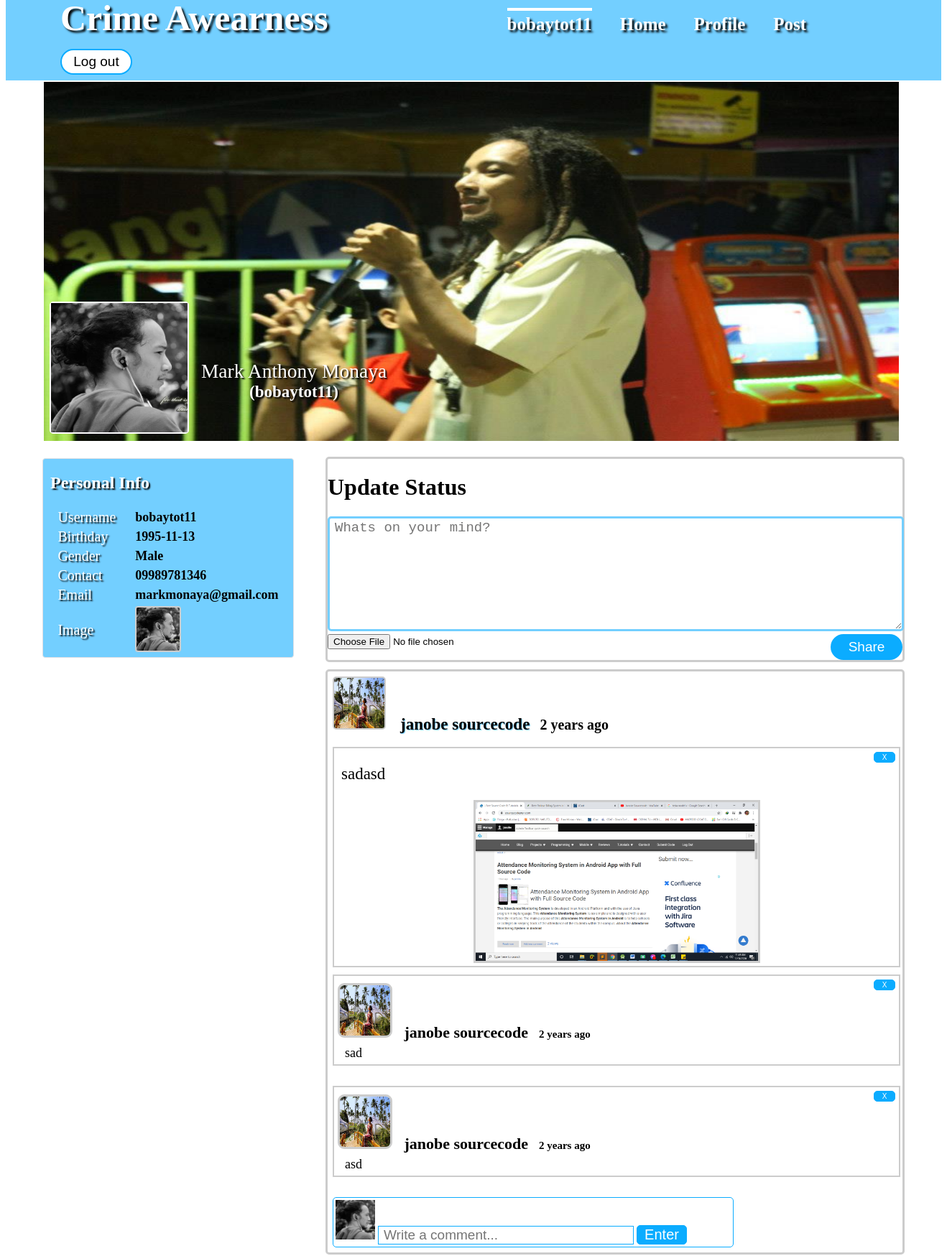
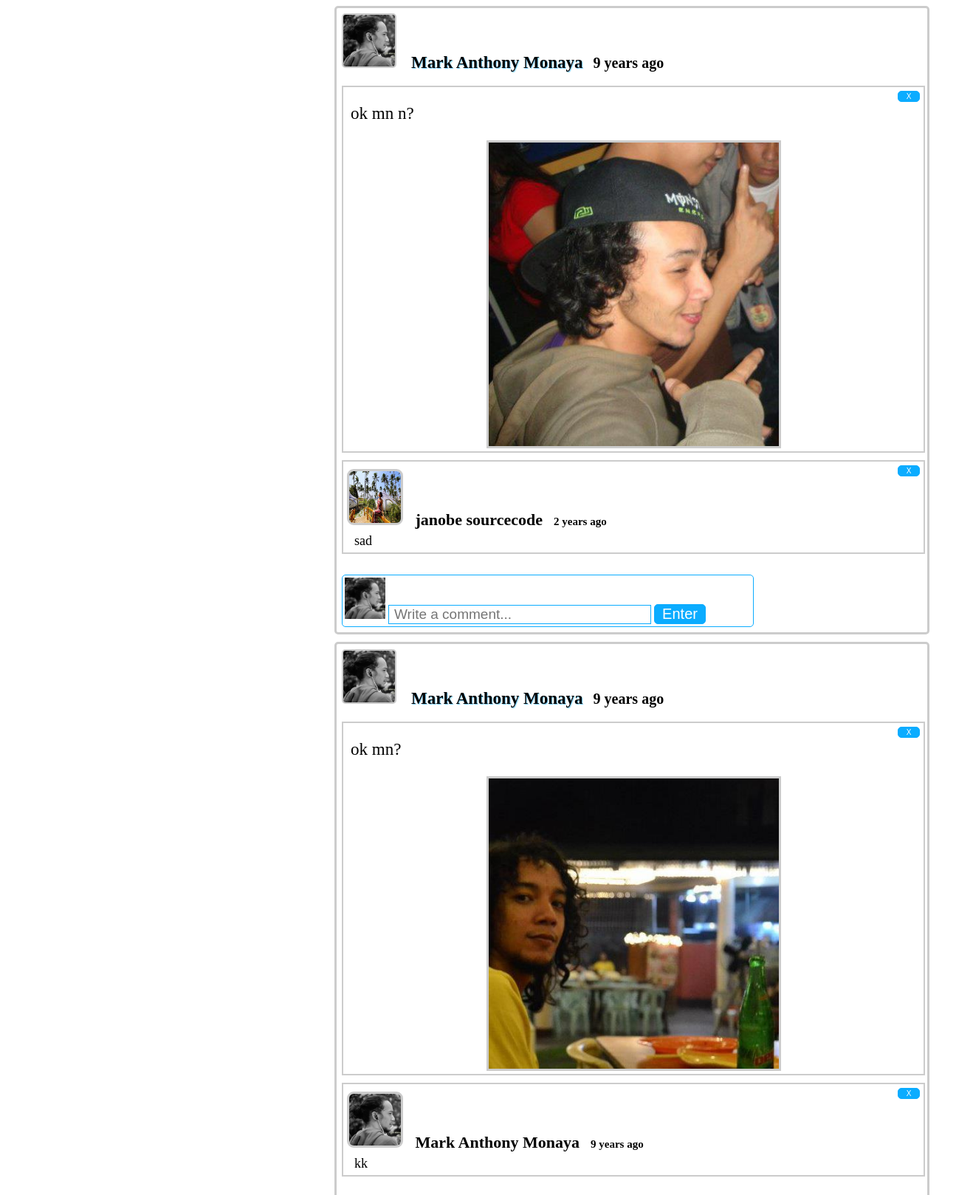
Page /timeline.php (signed in, upper part) on the committed database (2 pictures, top to bottom).
### tables this page shows
CREATE TABLE `user` (
  `user_id` int(100) NOT NULL,
  `firstname` varchar(100) NOT NULL,
  `lastname` varchar(100) NOT NULL,
  `username` varchar(100) NOT NULL,
  `username2` varchar(100) NOT NULL,
  `birthday` varchar(100) NOT NULL,
  `gender` varchar(100) NOT NULL,
  `number` varchar(100) NOT NULL,
  `email` varchar(100) NOT NULL,
  `email2` varchar(100) NOT NULL,
  `password` varchar(100) NOT NULL,
  `password2` varchar(100) NOT NULL,
  `profile_picture` varchar(100) NOT NULL,
  `cover_picture` varchar(100) NOT NULL
);

CREATE TABLE `post` (
  `post_id` int(100) NOT NULL,
  `user_id` varchar(100) NOT NULL,
  `post_image` varchar(100) NOT NULL,
  `content` varchar(100) NOT NULL,
  `created` varchar(100) NOT NULL
);

CREATE TABLE `comments` (
  `comment_id` int(100) NOT NULL,
  `post_id` varchar(100) NOT NULL,
  `user_id` varchar(100) NOT NULL,
  `name` varchar(100) NOT NULL,
  `content_comment` varchar(100) NOT NULL,
  `image` varchar(100) NOT NULL,
  `created` varchar(100) NOT NULL
);

### session.php (called while the page is built, shortened)
<?php
include("includes/database.php");
$id = $_SESSION['id'];
$query=mysqli_query ($con,"SELECT * FROM user WHERE user_id ='$id'");
$row=mysqli_fetch_array($query);
$firstname=$row['firstname'];
$lastname=$row['lastname'];
$username=$row['username'];
?>

### timeline.php (the view, shortened to what this page needs)
<?php
function time_stamp($session_time)
{
$time_difference = time() - $session_time ;
$seconds = $time_difference ;
$minutes = round($time_difference / 60 );
$hours = round($time_difference / 3600 );
$days = round($time_difference / 86400 );
$weeks = round($time_difference / 604800 );
$months = round($time_difference / 2419200 );
$years = round($time_difference / 29030400 );
if($seconds <= 60)
{
echo"$seconds seconds ago";
}
else
{
if($years==1)
   {
   echo"one year ago";
   }
  else
  {
  echo"$years years ago";
  }
}
}
?>
<!DOCTYPE html>
<html>
	<head>
		<link rel="stylesheet" type="text/css" href="css/timeline.css">
	</head>
<body>
<?php include ('session.php');?>
	<div id="header">
		<div class="head-view">
			<ul>
				<li><a href="home.php" title="Biobook"><b>Crime Awearness</b></a></li>
				<li><a href="timeline.php" title="<?php echo $username ?>"><label class="active"><?php echo $username ?></label></a></li>
				<li><a href="home.php" title="Home"><label>Home</label></a></li>
				<li><a href="profile.php" title="Home"><label>Profile</label></a></li>
				<li><a href="photos.php" title="Settings"><label>Post</label></a></li>
				<li><a href="logout.php" title="Log out"><button class="btn-sign-in" value="Log out">Log out</button></a></li>
			</ul>
		</div>
	</div>
	<div id="container">
		<div id="clip2">
				<a href="updatecover.php" title="Change Cover Photo"><img src="<?php echo $row['cover_picture'] ?>"></a>
		</div>
		<div id="left-nav">
				<div class="clip1">
				<a href="updatephoto.php" title="Change Profile Picture"><img src="<?php echo $row['profile_picture'] ?>"></a>
				</div>
				<div class="user-details">
					<label><?php echo $firstname ?>&nbsp;<?php echo $lastname ?></label>
					<br />
					<b>(<?php echo $username ?>)</b>
				</div>
		</div>
		<div id="right-nav">
			<h1>Update Status</h1>
	<div>
			<form method="post" enctype="multipart/form-data">
				<textarea placeholder="Whats on your mind?" name="content" class="post-text" required></textarea>
				<input type="file" name="image">
				<button class="btn-share" name="Submit" value="Log out">Share</button>
			</form>
	</div>
		</div>
<?php
	include("includes/database.php");
			$query=mySQLi_query($con,"SELECT * from user where user_id='$id' order by user_id DESC");
			while($row=mySQLi_fetch_array($query)){
				$id = $row['user_id'];
?>
		<div id="left-nav1">
			<h2>Personal Info</h2>
			<table>
				<tr>
					<td><label>Username</label></td>
					<td width="20"></td>
					<td><b><?php echo $row['username']; ?></b></td>
				</tr>
				<tr>
					<td><label>Birthday</label></td>
					<td width="20"></td>
					<td><b><?php echo $row['birthday']; ?></b></td>
				</tr>
				<tr>
					<td><label>Gender</label></td>
					<td width="20"></td>
					<td><b><?php echo $row['gender']; ?></b></td>
				</tr>
				<tr>
					<td><label>Contact</label></td>
					<td width="20"></td>
					<td><b><?php echo $row['number']; ?></b></td>
				</tr>
				<tr>
					<td><label>Email</label></td>
					<td width="20"></td>
					<td><b><?php echo $row['email']; ?></b></td>
				</tr>
				<tr>
					<td><label>Image</label></td>
					<td width="20"></td>
					<td><img src="<?php echo $row['profile_picture']; ?>"></td>
				</tr>
			</table>
		</div>
<?php
}
?>
<?php
	include("includes/database.php");
			$query=mySQLi_query($con,"SELECT * from post LEFT JOIN user on user.user_id = post.user_id order by post_id DESC");
			while($row=mySQLi_fetch_array($query)){
				$posted_by = $row['firstname']." ".$row['lastname'];
				$location = $row['post_image'];
				$profile_picture = $row['profile_picture'];
				$time=$row['created'];
				$post_id = $row['post_id'];
?>
		<div id="right-nav1">
			<div class="profile-pics">
			<img src="<?php echo $profile_picture ?>">
			<b><?php echo $posted_by ?></b>
			<strong><?php echo $time = time_stamp($time); ?></strong>
			</div>
		<br />
			<div class="post-content">
			<div class="delete-post">
			<a href="delete_post.php<?php echo '?id='.$post_id; ?>" title="Delete your post"><button class="btn-delete">X</button></a>
			</div>
			<p><?php echo $row['content']; ?></p>
		<center>
			<img src="<?php echo $location ?>">
		</center>
			</div>
<?php
	include("includes/database.php");
			$comment=mySQLi_query($con,"SELECT * from comments where post_id='$post_id' order by post_id DESC") or die(mySQL_error());
			while($row=mySQLi_fetch_array($comment)){
			$comment_id=$row['comment_id'];
			$time=$row['created'];
?>
			<div class="comment-display"<?php echo $comment_id ?>>
					<div class="delete-post">
					<a href="delete_comment.php<?php echo '?id='.$comment_id; ?>" title="Delete your comment"><button class="btn-delete">X</button></a>
					</div>
				<div class="user-comment-name"><img src="<?php echo $row['image']; ?>">&nbsp;&nbsp;&nbsp;<?php echo $row['name']; ?><b class="time-comment"><?php echo $time = time_stamp($time); ?></b></div>
				<div class="comment"><?php echo $row['content_comment']; ?></div>
			</div>
			<br />
<?php
}
?>
		 <form  method="POST">
			<div class="comment-area">
						<?php $image=mysqli_query($con,"select * from user where user_id='$id'")or die(mysql_error());
							while($row=mysqli_fetch_array($image)){
							?>
						<img src="<?php echo $row['profile_picture']; ?>" width="50" height="50">
						<?php } ?>
			<input type="text" name="content_comment" placeholder="Write a comment..." class="comment-text">
			<input type="submit" name="post_comment" value="Enter" class="btn-comment">
			</div>
		</form>
		</div>
	<?php
	}
	?>
	</div>
</body>
</html>

### rows in the picture
user: username "bobaytot11", cover_picture (picture), profile_picture (picture), firstname "Mark Anthony", lastname "Monaya", birthday "1995-11-13", gender "Male", number "09989781346", email "markmonaya@gmail.com"
post: user.profile_picture (picture), user.lastname "janobe sourcecode", content "sadasd", post_image (picture)
comments: image (picture), name "janobe sourcecode", content_comment "sad"
comments: image (picture), name "janobe sourcecode", content_comment "asd"
post: user.profile_picture (picture), user.lastname "Mark Anthony Monaya", content "ok mn n?", post_image (picture)
comments: image (picture), name "janobe sourcecode", content_comment "sad"
post: user.profile_picture (picture), user.lastname "Mark Anthony Monaya", content "ok mn?", post_image (picture)
comments: image (picture), name "Mark Anthony Monaya", content_comment "kk"
